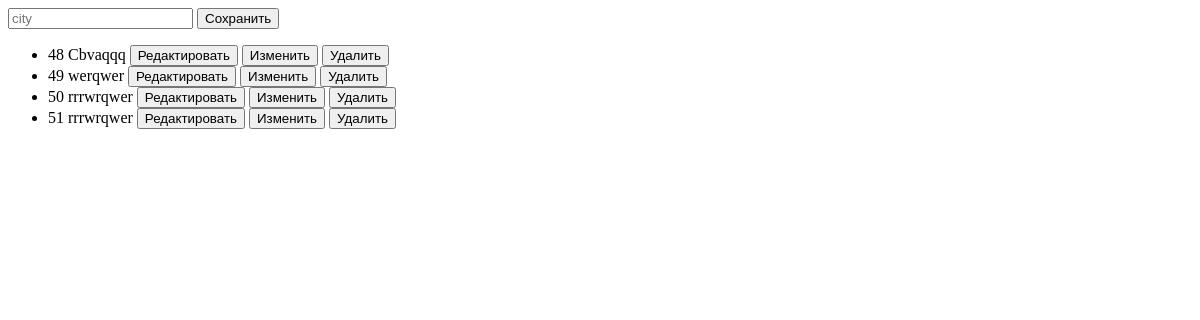
Before: /python with the older database file.
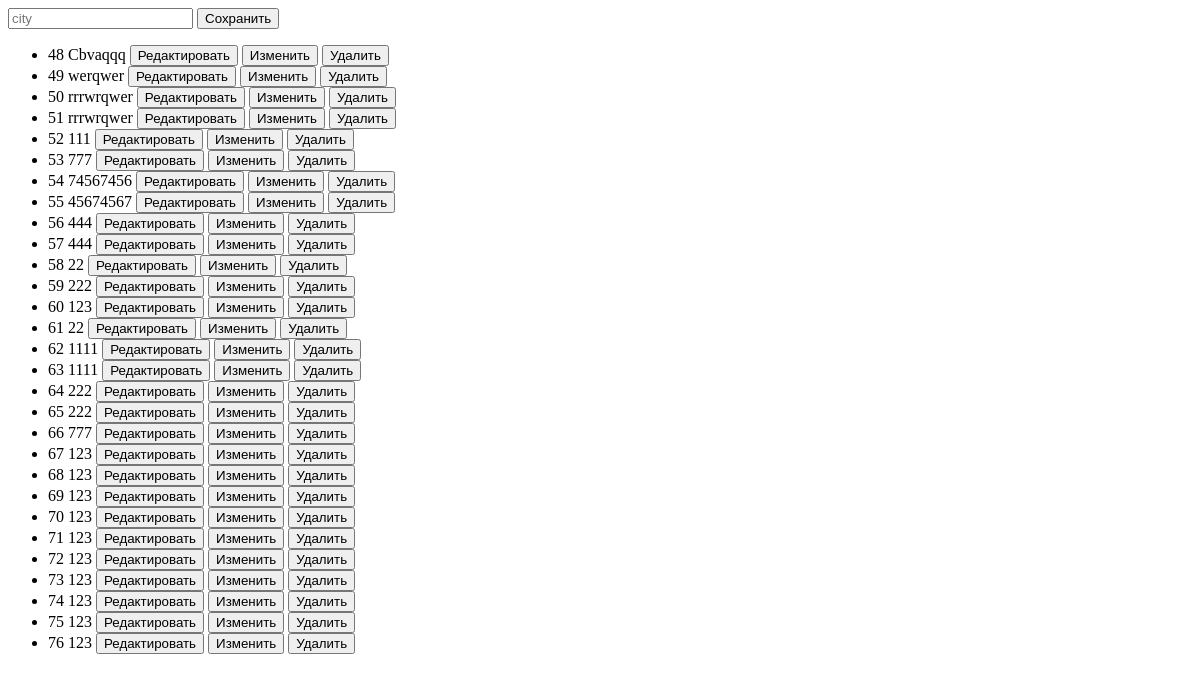
After: the same page with the newer database file.
### tables this page shows
CREATE TABLE Data (
    id INTEGER PRIMARY KEY AUTOINCREMENT,
    city TEXT
    );

### python/main.py (the view, shortened to what this page needs)
@app.route("/python", methods=["GET", "POST"])
def python():
    with sqlite3.connect(file) as con:
        cur = con.cursor()
        cur.execute('SELECT * FROM Data')
        lst_city = cur.fetchall()
    return render_template("crud.htm", lst_city=lst_city)

### python/templates/crud.htm (shortened to what this page needs)
<!DOCTYPE html>
<html lang="en">
<head>
    <link type="text/css" href="{{ url_for('static', filename='css/style.css')}}" rel="stylesheet"/>
</head>
<body>
<form method="POST">
    <input type="text" placeholder="city" name="city">
    <input type="submit" value="Сохранить" name="submit">
</form>
<ul>
    {%for x in lst_city%}
    <li>{{x[0]}} {{x[1]}}
        <button id="id{{x[0]}}" onclick="edit(this.id)">Редактировать</button>
        <form method="POST">
            <input type="submit" value="Изменить" name="submit">
        </form>
        <form method="POST">
            <input type="submit" value="Удалить" name="submit">
        </form>
        {% endfor %}
    </li>
</ul>
</body>
</html>

### python/static/css/style.css (style rules this page uses)
form { display: inline; }

Changed rows visible on the page:
added Data: id "52", city "111"
added Data: id "53", city "777"
added Data: id "54", city "74567456"
added Data: id "55", city "45674567"
added Data: id "56", city "444"
added Data: id "57", city "444"
added Data: id "58", city "22"
added Data: id "59", city "222"
added Data: id "60", city "123"
added Data: id "61", city "22"
added Data: id "62", city "1111"
added Data: id "63", city "1111"
added Data: id "64", city "222"
added Data: id "65", city "222"
added Data: id "66", city "777"
added Data: id "67", city "123"
added Data: id "68", city "123"
added Data: id "69", city "123"
added Data: id "70", city "123"
added Data: id "71", city "123"
added Data: id "72", city "123"
added Data: id "73", city "123"
added Data: id "74", city "123"
added Data: id "75", city "123"
added Data: id "76", city "123"
